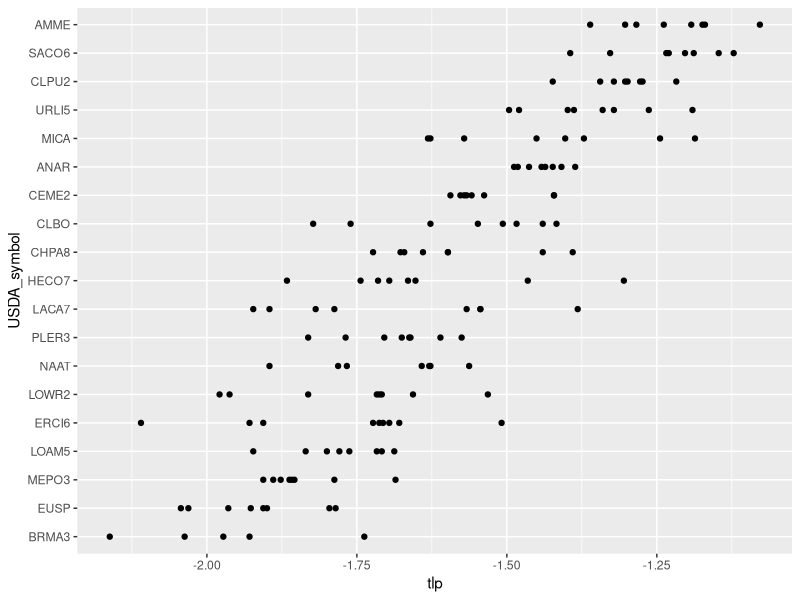

The R script that drew this image:
rm(list = ls())
library(tidyverse)

outfile <- 'data-raw/avg_tlp.csv'

tlp_dat <- read_csv('data-raw/Sedgwick_TLP_2017.csv')
alias <- read_csv('data-raw/alias.csv')


tlp_dat <- 
  tlp_dat %>% 
  rename('alias' = species) %>% 
  left_join(alias) %>% 
  select(sequence, USDA_symbol, individual, leaf, osmotic_potential, tlp) 

tlp_dat %>% 
  group_by( USDA_symbol) %>% 
  mutate( mtlp = mean(tlp, na.rm = T)) %>% 
  ungroup() %>% 
  mutate( USDA_symbol = factor(USDA_symbol, levels = unique( USDA_symbol[ order(mtlp) ] ), ordered = T)) %>% 
  ggplot( aes( x = USDA_symbol, y = tlp)) + 
  geom_point() + 
  coord_flip()
  
average_tlp <- 
  tlp_dat %>% 
  group_by( USDA_symbol ) %>% 
  summarise( tlp = mean(tlp, na.rm = T))

average_tlp %>% 
  write_csv(path = outfile)
